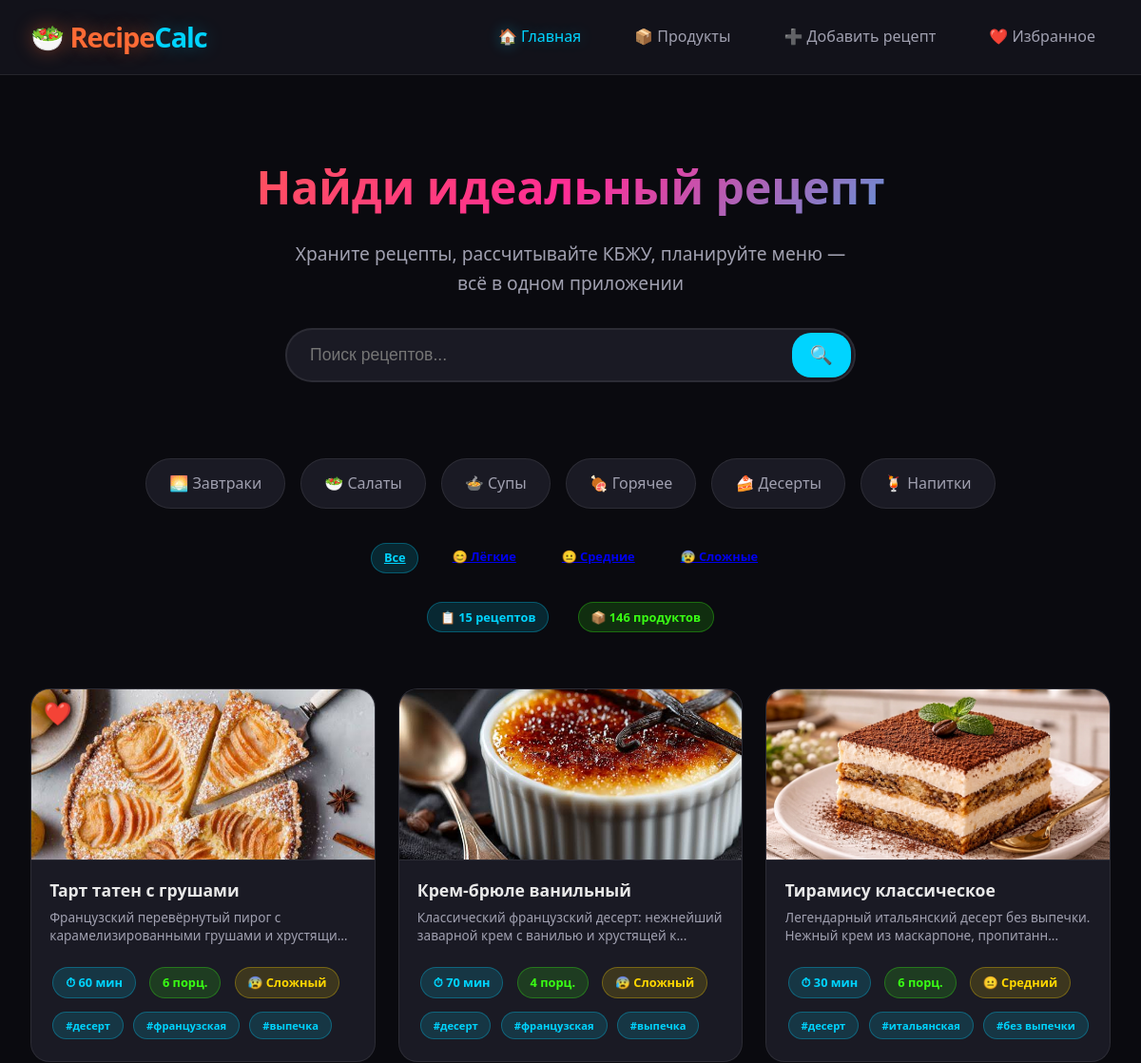
Before: / (upper part) with the older database file.
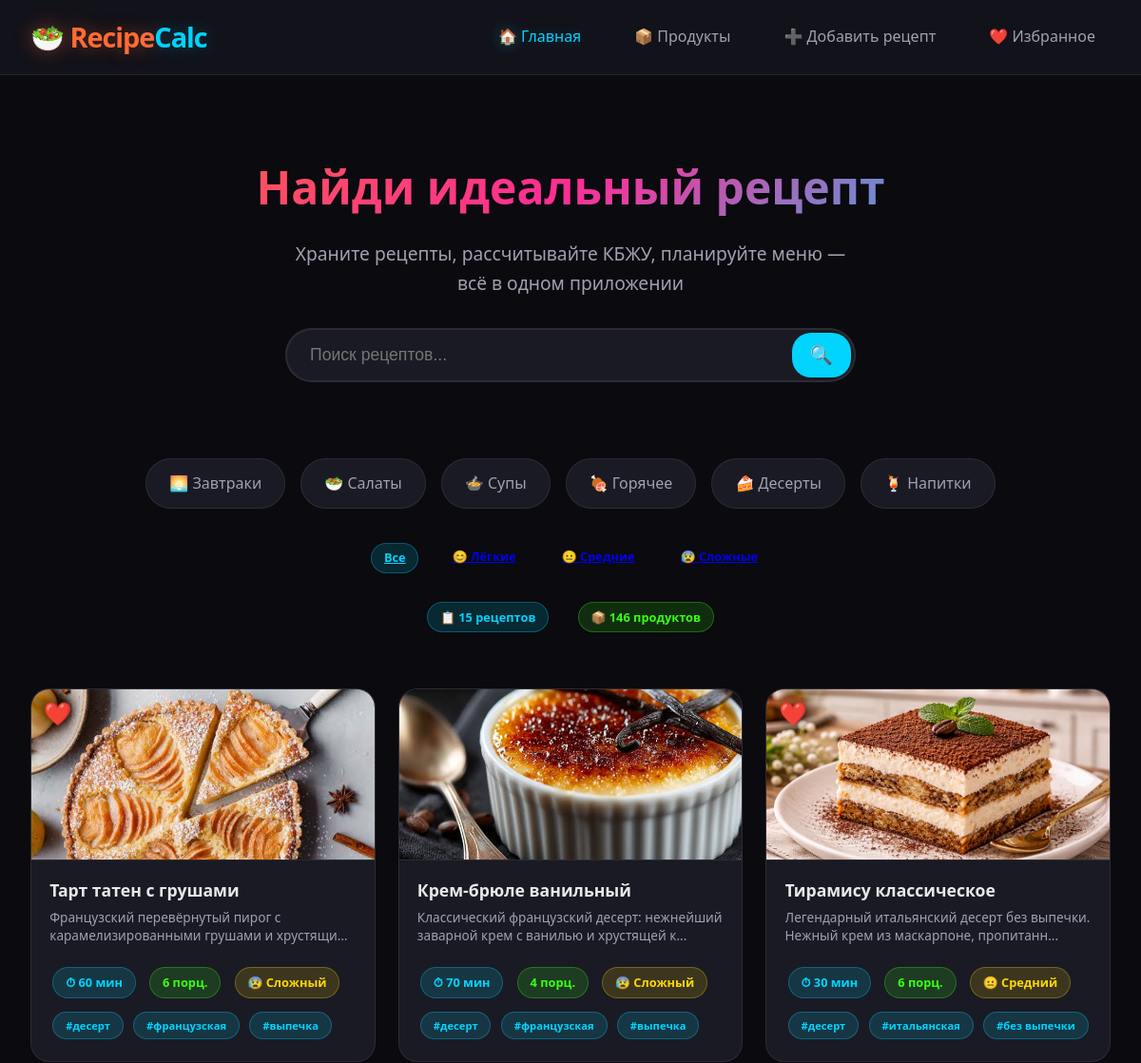
After: the same page with the newer database file.
### models.py (models this page shows, shortened)
class Recipe(db.Model):
    id = db.Column(db.Integer, primary_key=True)
    title = db.Column(db.String(200), nullable=False)
    description = db.Column(db.Text, default='')
    image = db.Column(db.String(300), default='')
    prep_time = db.Column(db.Integer, default=0)
    cook_time = db.Column(db.Integer, default=0)
    total_time = db.Column(db.Integer, default=0)
    default_portions = db.Column(db.Integer, default=1)
    difficulty = db.Column(db.String(20), default='easy')
    tags = db.Column(db.String(300), default='')
    instructions = db.Column(db.Text, default='')  # JSON steps
    created_at = db.Column(db.DateTime, default=datetime.utcnow)
    updated_at = db.Column(db.DateTime, default=datetime.utcnow, onupdate=datetime.utcnow)
    favorites = db.Column(db.Boolean, default=False)
    rating = db.Column(db.Float, default=0.0)
    rating_count = db.Column(db.Integer, default=0)
    ingredients = db.relationship('RecipeIngredient',
                                  backref='recipe',
                                  lazy=True,
                                  cascade="all, delete-orphan")

### routes/main.py (the view, shortened to what this page needs)
@main_bp.route('/')
def index():
    search_query = request.args.get('q', '')
    difficulty_filter = request.args.get('difficulty', '')
    favorites_filter = request.args.get('favorites', '0')
    sort_by = request.args.get('sort', 'newest')
    page = request.args.get('page', 1, type=int)
    per_page = 12  # рецептов на странице
    query = Recipe.query
    if difficulty_filter:
        query = query.filter(Recipe.difficulty == difficulty_filter)
    if favorites_filter == '1':
        query = query.filter(Recipe.favorites == True)
    if sort_by == 'quick':
        query = query.order_by(Recipe.total_time.asc())
    else:  # newest
        query = query.order_by(Recipe.created_at.desc())
    pagination = query.paginate(
        page=page,
        per_page=per_page,
        error_out=False
    )
    recipes = pagination.items
    categories = [
        {'name': 'Завтраки', 'icon': '🌅', 'tag': 'завтрак'},
        {'name': 'Салаты', 'icon': '🥗', 'tag': 'салат'},
        {'name': 'Супы', 'icon': '🍲', 'tag': 'суп'},
        {'name': 'Горячее', 'icon': '🍖', 'tag': 'горячее'},
        {'name': 'Десерты', 'icon': '🍰', 'tag': 'десерт'},
        {'name': 'Напитки', 'icon': '🍹', 'tag': 'напиток'},
    ]
    stats = {
        'total_recipes': Recipe.query.count(),
        'total_products': Product.query.count(),
    }
    return render_template(
        'index.html',
        recipes=recipes,
        query=search_query,
        categories=categories,
        stats=stats,
        difficulty_filter=difficulty_filter,
        favorites_filter=favorites_filter,
        sort_by=sort_by,
        pagination=pagination
    )

### app.py (called while the page is built)
def create_app():
    app = Flask(__name__)
    app.config.from_object(Config)
    db.init_app(app)
    from routes.main import main_bp
    from routes.recipes import recipes_bp
    from routes.products import products_bp
    from routes.api import api_bp
    app.register_blueprint(main_bp)
    app.register_blueprint(recipes_bp, url_prefix='/recipes')
    app.register_blueprint(products_bp, url_prefix='/products')
    app.register_blueprint(api_bp, url_prefix='/api')
    with app.app_context():
        db.create_all()
        os.makedirs(app.config['UPLOAD_FOLDER'], exist_ok=True)
    @app.context_processor
    def utility_processor():
        from models import Product
        return {
            'all_products': Product.query.order_by(Product.name).all()
        }
    return app

### templates/index.html (shortened to what this page needs)
{% extends "base.html" %}
{% block content %}
<div class="hero">
    <h1>Найди идеальный рецепт</h1>
    <p>Храните рецепты, рассчитывайте КБЖУ, планируйте меню — всё в одном приложении</p>
    <form action="{{ url_for('main.index') }}" method="GET" class="search-box">
        <input type="text" name="q" placeholder="Поиск рецептов..." value="{{ query }}">
        <button type="submit">🔍</button>
    </form>
</div>
<div class="category-grid">
    {% for cat in categories %}
    <a href="{{ url_for('main.index', q=cat.tag) }}" class="category-item">
        {{ cat.icon }} {{ cat.name }}
    </a>
    {% endfor %}
</div>
<div class="d-flex gap-2 flex-wrap mb-3 justify-content-center">
    <a href="{{ url_for('main.index', q=query, sort=sort_by, difficulty='') }}"
       class="badge {% if not difficulty_filter %}badge-primary{% endif %}">
        Все
    </a>
    <a href="{{ url_for('main.index', q=query, difficulty='easy') }}"
       class="badge {% if difficulty_filter == 'easy' %}badge-success{% endif %}">
        😊 Лёгкие
    </a>
    <a href="{{ url_for('main.index', q=query, difficulty='medium') }}"
       class="badge {% if difficulty_filter == 'medium' %}badge-warning{% endif %}">
        😐 Средние
    </a>
    <a href="{{ url_for('main.index', q=query, difficulty='hard') }}"
       class="badge {% if difficulty_filter == 'hard' %}badge-danger{% endif %}">
        😰 Сложные
    </a>
</div>
<div class="d-flex gap-3 justify-content-center mb-4">
    <span class="badge badge-primary">📋 {{ stats.total_recipes }} рецептов</span>
    <span class="badge badge-success">📦 {{ stats.total_products }} продуктов</span>
</div>
{% if recipes %}
<div class="recipe-grid">
    {% for recipe in recipes %}
    <a href="{{ url_for('recipes.view_recipe', recipe_id=recipe.id) }}"
       class="recipe-card-link">
        <div class="card">
            {% if recipe.image %}
            <img src="{{ url_for('static', filename=recipe.image) }}"
                 alt="{{ recipe.title }}" class="card-img">
            {% else %}
            <div class="card-img-placeholder">
                🍽️
            </div>
            {% endif %}
            {% if recipe.favorites %}
            <span class="favorite-badge" title="В избранном">❤️</span>
            {% endif %}
            <div class="card-body">
                <h3 class="card-title" title="{{ recipe.title }}">{{ recipe.title }}</h3>
                <p class="card-text">
                    {% if recipe.description %}
                        {{ recipe.description[:80] }}{% if recipe.description|length > 80 %}...{% endif %}
                    {% else %}
                        Нет описания
                    {% endif %}
                </p>
                <div class="card-tags">
                    <div class="d-flex gap-1 flex-wrap">
                        {% if recipe.total_time %}
                        <span class="badge badge-primary">⏱ {{ recipe.total_time }} мин</span>
                        {% endif %}
                        <span class="badge badge-success">{{ recipe.default_portions }} порц.</span>
                        <span class="badge badge-warning">
                            {% if recipe.difficulty == 'easy' %}😊 Лёгкий
                            {% elif recipe.difficulty == 'medium' %}😐 Средний
                            {% else %}😰 Сложный{% endif %}
                        </span>
                    </div>
                    <div class="mt-1">
                        {% if recipe.tags %}
                            {% for tag in recipe.tags.split(',')[:3] %}
                                {% if tag.strip() %}
                                <span class="badge badge-primary" style="font-size:0.7rem;">#{{ tag.strip() }}</span>
                                {% endif %}
                            {% endfor %}
                        {% endif %}
                    </div>
                </div>
            </div>
        </div>
    </a>
    {% endfor %}
</div>
{% endif %}
{% endblock %}

### templates/base.html (shortened to what this page needs)
<!DOCTYPE html>
<html lang="ru">
<head>
    <link rel="stylesheet" href="{{ url_for('static', filename='css/style.css') }}">
</head>
<body>
    <nav class="navbar">
        <a href="{{ url_for('main.index') }}" class="navbar-brand">
            🥗 Recipe<span>Calc</span>
        </a>
        <ul class="navbar-nav">
            <li><a href="{{ url_for('main.index') }}" class="{% if request.endpoint == 'main.index' %}active{% endif %}">
                🏠 Главная
            </a></li>
            <li><a href="{{ url_for('products.product_list') }}" class="{% if 'products' in request.endpoint %}active{% endif %}">
                📦 Продукты
            </a></li>
            <li><a href="{{ url_for('recipes.add_recipe') }}" class="{% if request.endpoint == 'recipes.add_recipe' %}active{% endif %}">
                ➕ Добавить рецепт
            </a></li>
            <li><a href="{{ url_for('main.index', favorites='1') }}" class="{% if request.args.get('favorites') == '1' %}active{% endif %}">
                ❤️ Избранное
            </a></li>
        </ul>
    </nav>
    <main class="container">
        {% block content %}{% endblock %}
    </main>
</body>
</html>

Changed rows visible on the page:
changed Recipe "Тирамису классическое": now shows "❤️"
